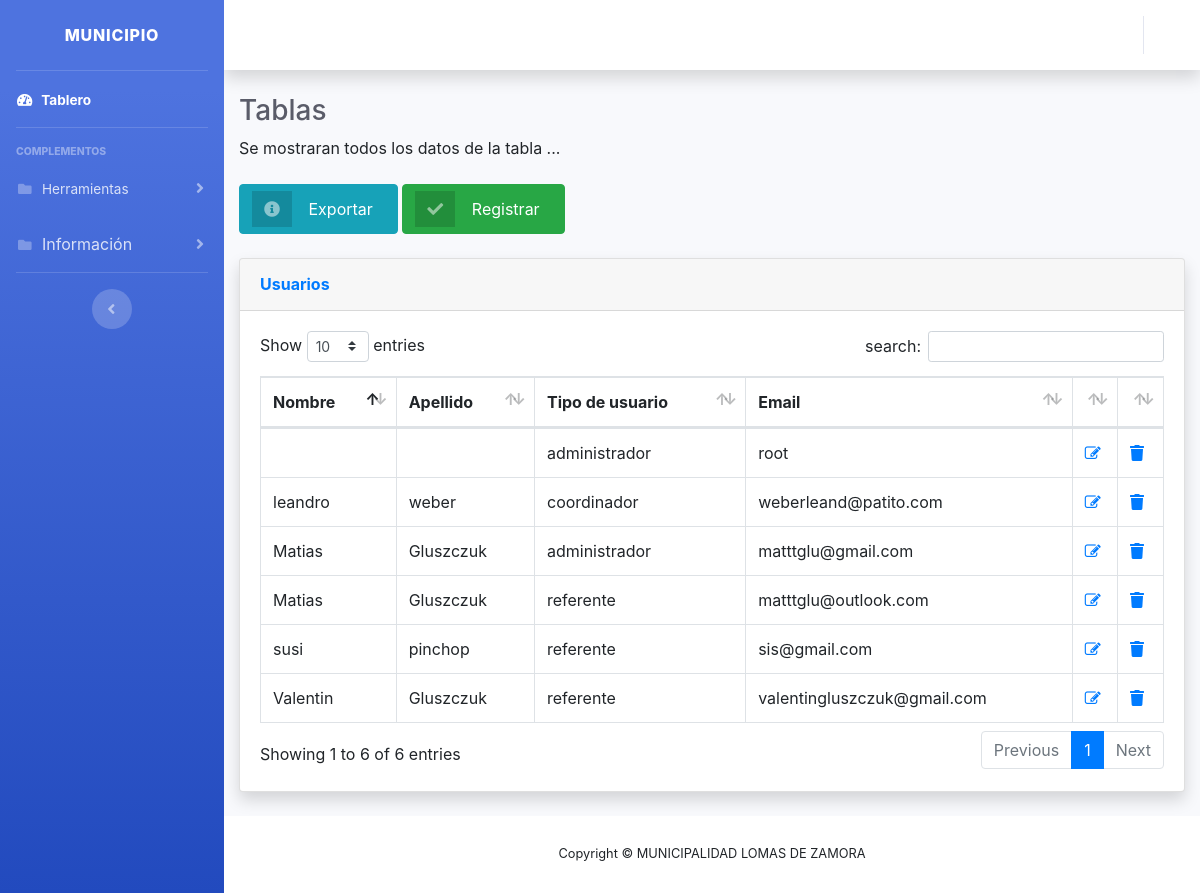
The app's page /administrador/tabla-usuarios.php (signed in) with its own data.
### tables this page shows
CREATE TABLE `usuarios` (
  `idusuario` int(40) NOT NULL,
  `nombre` varchar(40) NOT NULL,
  `apellido` varchar(40) NOT NULL,
  `idtipousuario` int(40) NOT NULL,
  `email` varchar(40) NOT NULL,
  `password` text NOT NULL,
  `fechabaja` date NOT NULL
);

CREATE TABLE `tiposdeusuarios` (
  `idtipousuario` int(40) NOT NULL,
  `descripcion` varchar(40) NOT NULL,
  `rol` varchar(50) NOT NULL
);

CREATE TABLE `referentes` (
  `idusuario` int(11) NOT NULL,
  `nombre` varchar(40) NOT NULL,
  `apellido` varchar(40) NOT NULL,
  `idtipousuario` int(11) NOT NULL,
  `email` varchar(40) NOT NULL,
  `password` text NOT NULL,
  `fechabaja` date NOT NULL,
  `idcoordinador` int(11) NOT NULL
);

### administrador/tabla-usuarios.php (the view, shortened to what this page needs)
<!DOCTYPE html>
<html lang="en">
<head>
  <link href="vendor/fontawesome-free/css/all.min.css" rel="stylesheet" type="text/css">
  <link href="css/sb-admin-2.min.css" rel="stylesheet">
  <link href="vendor/datatables/dataTables.bootstrap4.min.css" rel="stylesheet">
<link rel="stylesheet" href="https://cdnjs.cloudflare.com/ajax/libs/font-awesome/4.7.0/css/font-awesome.min.css">
<link rel="stylesheet" href="https://stackpath.bootstrapcdn.com/bootstrap/4.3.1/css/bootstrap.min.css">
</head>
<body id="page-top">
  <div id="wrapper">
    <ul class="navbar-nav bg-gradient-primary sidebar sidebar-dark accordion" id="accordionSidebar">
      <a class="sidebar-brand d-flex align-items-center justify-content-center" href="index.php">
        <div class="sidebar-brand-text mx-3">Municipio</div>
      </a>
      <hr class="sidebar-divider my-0">
      <li class="nav-item active">
        <a class="nav-link" href="index.php">
          <i class="fas fa-fw fa-tachometer-alt"></i>
          <span>Tablero</span></a>
      </li>
      <hr class="sidebar-divider">
      <div class="sidebar-heading">
        Complementos
      </div>
      <li class="nav-item">
        <a class="nav-link collapsed" href="#" data-toggle="collapse" data-target="#collapsePages" aria-expanded="true" aria-controls="collapsePages">
          <i class="fas fa-fw fa-folder"></i>
          <span>Herramientas</span>
        </a>
      </li>
      <li class="nav-item">
        <a class="nav-link collapsed" href="#" data-toggle="collapse" data-target="#collapsePages" aria-expanded="true" aria-controls="collapsePages">
          <i class="fas fa-fw fa-folder"></i>
          <span></span>Información
        </a>
      </li>
      <hr class="sidebar-divider d-none d-md-block">
      <div class="text-center d-none d-md-inline">
        <button class="rounded-circle border-0" id="sidebarToggle"></button>
      </div>
    </ul>
    <div id="content-wrapper" class="d-flex flex-column">
      <div id="content">
        <nav class="navbar navbar-expand navbar-light bg-white topbar mb-4 static-top shadow">
          <ul class="navbar-nav ml-auto">
            <li class="nav-item dropdown no-arrow">
              <a class="nav-link dropdown-toggle" href="#" id="userDropdown" role="button" data-toggle="dropdown" aria-haspopup="true" aria-expanded="false">
              </a>
            </li>
          </ul>
        </nav>
        <div class="container-fluid">
          <h1 class="h3 mb-2 text-gray-800">Tablas</h1>
          <p class="mb-4">Se mostraran todos los datos de la tabla ... </p>
          <a href="excel.php" class="btn btn-info btn-icon-split">
                              <span class="icon text-white-50">
                                <i class="fas fa-info-circle"></i>
                              </span>
                              <span class="text">Exportar</span>
                            </a>
          <a href="register.html" class="btn btn-success btn-icon-split">
                              <span class="icon text-white-50">
                                <i class="fas fa-check"></i>
                              </span>
                              <span class="text">Registrar</span>
                            </a>
          <br>
          <br>
          <div class="card shadow mb-4">
            <div class="card-header py-3">
              <h6 class="m-0 font-weight-bold text-primary">Usuarios</h6>
            </div>
            <div class="card-body">
              <div class="table-responsive">
                <table class="table table-bordered" id="dataTable" width="100%" cellspacing="0">
                  <thead>
                    <tr>
                      <th>Nombre</th>
                      <th>Apellido</th>
                      <th>Tipo de usuario</th>
                      <th>Email</th>
                      <th width="5%"></th>
                      <th width="5%"></th>
                    </tr>
                  </thead>
            <?php
          require 'conexion.php';
            $sql = "SELECT * FROM usuarios inner join tiposdeusuarios on tiposdeusuarios.idtipousuario=usuarios.idtipousuario";
            $result = $conn->query($sql);
       while($row = $result->fetch_array(MYSQLI_ASSOC)) { ?>
         <tr>
             <td><?php echo $row['nombre'];?></td>
             <td><?php echo $row['apellido'];?></td>
             <td><?php echo $row['rol'];?></td>
             <td><?php echo $row['email'];?></td>
             <td><a href="modificar.php?idusuario=<?php echo $row['idusuario'];?>"><span class="fa fa-edit"></span></a></td>
             <td><a href="eliminar.php?idusuario=<?php echo $row['idusuario'];?>"><span class="fas fa-trash"></span></a></td>
           </tr>
<?php } ?>
<?php
  $sql2 = "SELECT * FROM referentes inner join tiposdeusuarios on tiposdeusuarios.idtipousuario=referentes.idtipousuario";
$result2 = $conn->query($sql2);
    while($row = $result2->fetch_array(MYSQLI_ASSOC)) { ?>
  <tr>
      <td><?php echo $row['nombre'];?></td>
      <td><?php echo $row['apellido'];?></td>
      <td><?php echo $row['rol'];?></td>
      <td><?php echo $row['email'];?></td>
      <td><a href="modificar.php?idusuario=<?php echo $row['idusuario'];?>"><span class="fa fa-edit"></span></a></td>
      <td><a href="eliminar.php?idusuario=<?php echo $row['idusuario'];?>"><span class="fas fa-trash"></span></a></td>
    </tr>
<?php } ?>
                </table>
              </div>
            </div>
          </div>
        </div>
      </div>
      <footer class="sticky-footer bg-white">
        <div class="container my-auto">
          <div class="copyright text-center my-auto">
            <span>Copyright &copy; MUNICIPALIDAD LOMAS DE ZAMORA</span>
          </div>
        </div>
      </footer>
    </div>
  </div>
</body>
</html>

### records on screen
usuarios: idtipousuario.rol "administrador", email "root"
usuarios: nombre "Matias", apellido "Gluszczuk", idtipousuario.rol "administrador", email "matttglu@gmail.com"
usuarios: nombre "leandro", apellido "weber", idtipousuario.rol "coordinador", email "weberleand@patito.com"
usuarios: nombre "Matias", apellido "Gluszczuk", idtipousuario.rol "referente", email "matttglu@outlook.com"
usuarios: nombre "susi", apellido "pinchop", idtipousuario.rol "referente", email "sis@gmail.com"
referentes: nombre "Valentin", apellido "Gluszczuk", idtipousuario.rol "referente", email "valentingluszczuk@gmail.com"
